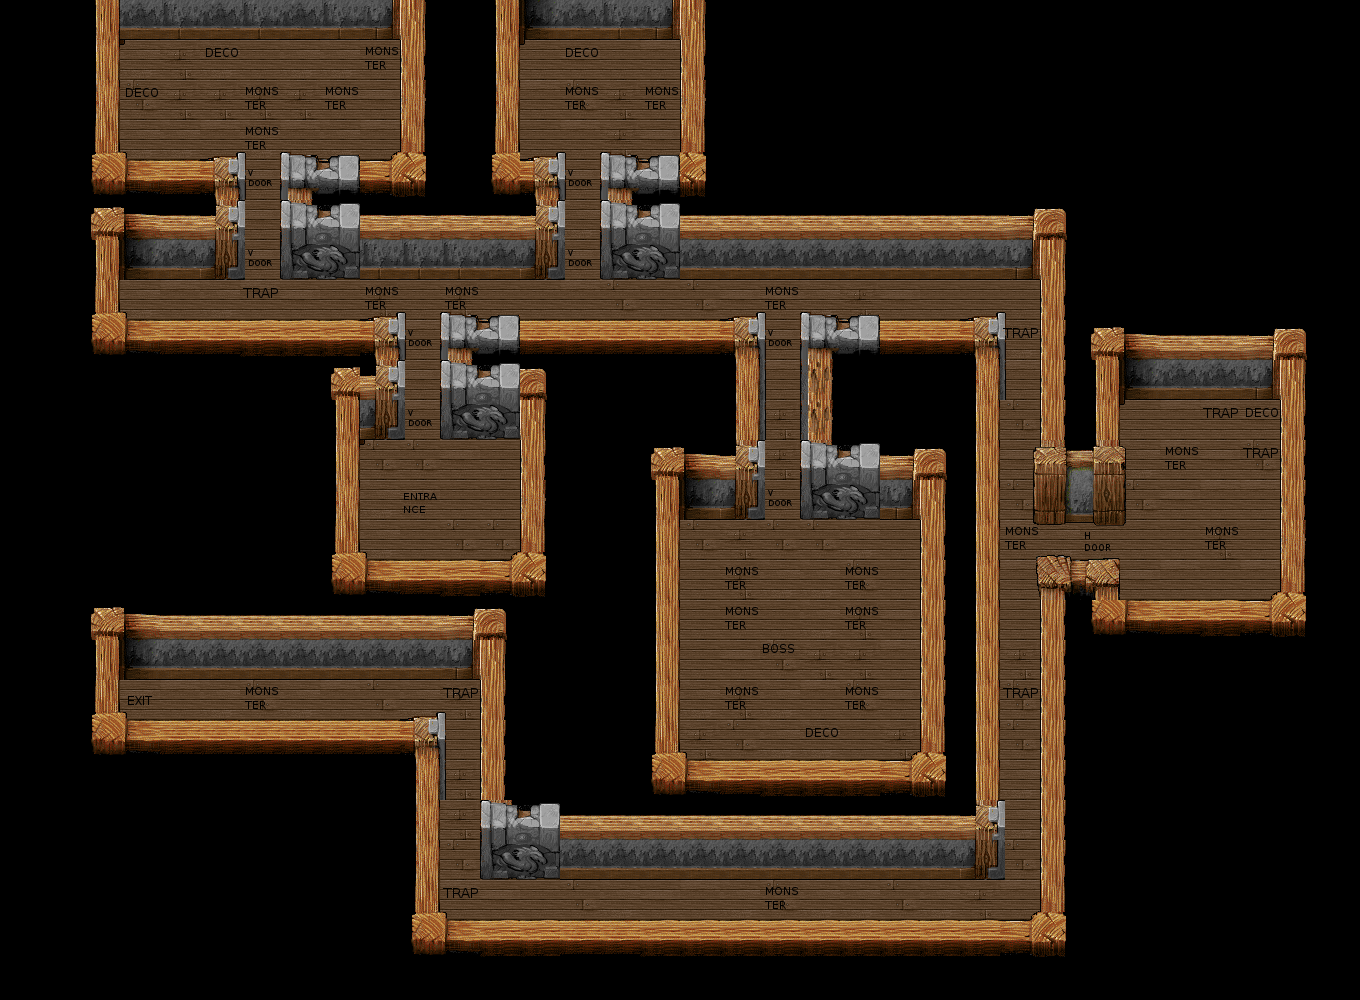

The image is a tile-based game level rendered from a .tmx file. Its description and source (layers, tilesets, objects; grid data summarised) follow:
An orthogonal 34x25 tile map with 40x40 px tiles, 4 tile layers (fog, ground, walls, objects).

<map version="1.0" orientation="orthogonal" width="34" height="25" tilewidth="40" tileheight="40">
 <tileset firstgid="1" name="tileset2" tilewidth="40" tileheight="40">
  <image source="tileset.png" width="600" height="280" />
  <tile id="0">
   <properties>
    <property name="DUNGEON_FLOOR" value="1" />
   </properties>
  </tile>
  <tile id="1">
   <properties>
    <property name="DUNGEON_FLOOR" value="1" />
   </properties>
  </tile>
  <tile id="2">
   <properties>
    <property name="DUNGEON_FLOOR" value="1" />
   </properties>
  </tile>
  <tile id="3">
   <properties>
    <property name="DUNGEON_FLOOR" value="1" />
   </properties>
  </tile>
  <tile id="4">
   <properties>
    <property name="DUNGEON_FLOOR" value="1" />
   </properties>
  </tile>
  <tile id="5">
   <properties>
    <property name="DUNGEON_FLOOR" value="1" />
   </properties>
  </tile>
  <tile id="22">
   <properties>
    <property name="DOOR" value="1" />
   </properties>
  </tile>
  <tile id="52">
   <properties>
    <property name="DOOR" value="1" />
   </properties>
  </tile>
  <tile id="71">
   <properties>
    <property name="DOOR" value="1" />
   </properties>
  </tile>
  <tile id="72">
   <properties>
    <property name="DOOR" value="1" />
   </properties>
  </tile>
  <tile id="73">
   <properties>
    <property name="ENTRANCE" value="" />
   </properties>
  </tile>
  <tile id="74">
   <properties>
    <property name="EXIT" value="" />
   </properties>
  </tile>
  <tile id="84">
   <properties>
    <property name="DUNGEON_FLOOR" value="1" />
   </properties>
  </tile>
  <tile id="85">
   <properties>
    <property name="DUNGEON_FLOOR" value="1" />
   </properties>
  </tile>
  <tile id="86">
   <properties>
    <property name="DUNGEON_FLOOR" value="1" />
   </properties>
  </tile>
  <tile id="87">
   <properties>
    <property name="BOSS" value="1" />
   </properties>
  </tile>
  <tile id="88">
   <properties>
    <property name="DOOR" value="0" />
   </properties>
  </tile>
  <tile id="89">
   <properties>
    <property name="DOOR" value="1" />
   </properties>
  </tile>
  <tile id="99">
   <properties>
    <property name="DUNGEON_FLOOR" value="1" />
   </properties>
  </tile>
  <tile id="100">
   <properties>
    <property name="DUNGEON_FLOOR" value="1" />
   </properties>
  </tile>
  <tile id="101">
   <properties>
    <property name="RELIC" value="1" />
   </properties>
  </tile>
  <tile id="102">
   <properties>
    <property name="MONSTER" value="1" />
   </properties>
  </tile>
  <tile id="103">
   <properties>
    <property name="TRAP" value="" />
   </properties>
  </tile>
  <tile id="104">
   <properties>
    <property name="DECO" value="" />
   </properties>
  </tile>
 </tileset>
 <layer name="fog" width="34" height="25">
  <data>[850 cells, 850 non-empty, 1 distinct tile ids]</data>
 </layer>
 <layer name="ground" width="34" height="25">
  <data>[850 cells, 850 non-empty, 7 distinct tile ids]</data>
 </layer>
 <layer name="walls" width="34" height="25">
  <data>[850 cells, 850 non-empty, 62 distinct tile ids]</data>
 </layer>
 <layer name="objects" width="34" height="25">
  <data>[850 cells, 850 non-empty, 11 distinct tile ids]</data>
 </layer>
</map>
